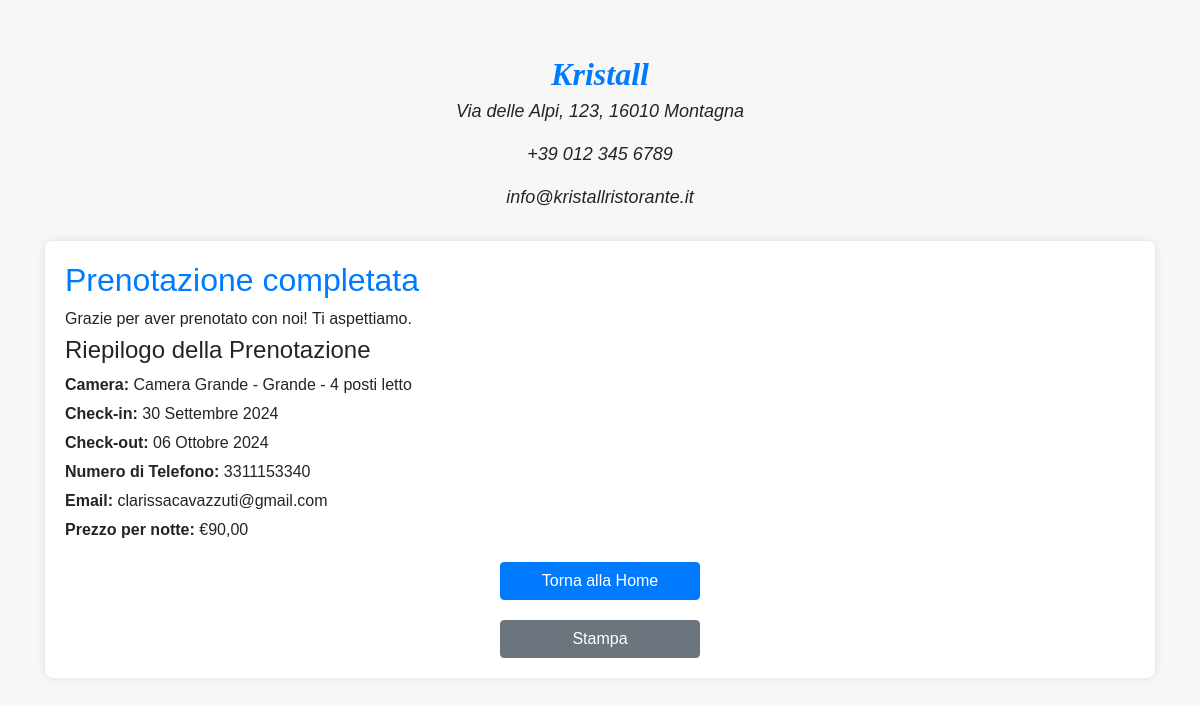
The app's page /core/booking_success/ (signed in), older data.
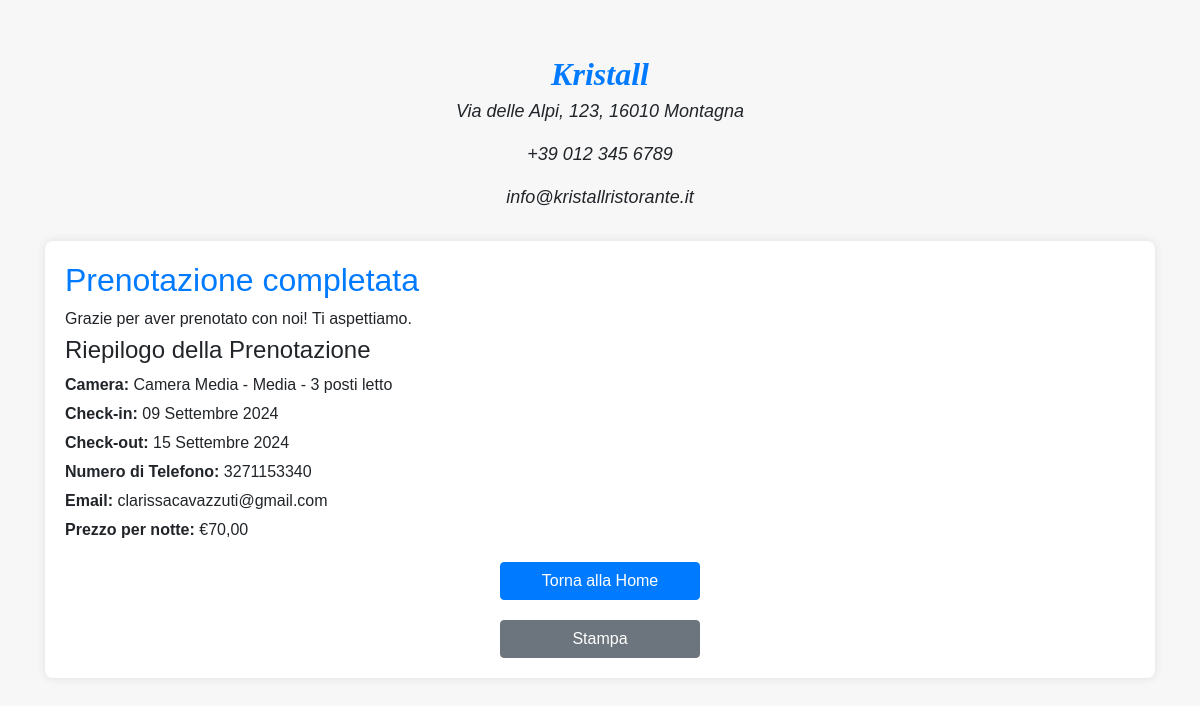
The same page, newer data.
### core/models.py (models this page shows, shortened)
class RoomBooking(models.Model):
    user = models.ForeignKey(User, on_delete=models.CASCADE, null=True, blank=True)
    camera = models.ForeignKey(Camera, on_delete=models.CASCADE)
    start_date = models.DateField()
    end_date = models.DateField()
    numero_telefono = models.CharField(max_length=15)
    email = models.EmailField()
    note = models.TextField(blank=True)
    created_at = models.DateTimeField(auto_now_add=True)
    class Meta:
        verbose_name = "Prenotazione Camera"
        verbose_name_plural = "Prenotazioni Camere"
        ordering = ['start_date']

class Camera(models.Model):
    SMALL = 'small'
    MEDIUM = 'medium'
    LARGE = 'large'
    ROOM_SIZE_CHOICES = [
        (SMALL, 'Piccola'),
        (MEDIUM, 'Media'),
        (LARGE, 'Grande'),
    ]
    tipo = models.CharField(max_length=10, choices=ROOM_SIZE_CHOICES)
    camere_totali = models.IntegerField(default=0)
    nome = models.CharField(max_length=50)
    numero_posti_letto = models.IntegerField(default=1)
    prezzo_per_notte = models.DecimalField(max_digits=10, decimal_places=2)
    descrizione = models.TextField(blank=True)
    MY_CONSTANT = "camere/"
    immagine1 = models.ImageField(upload_to= MY_CONSTANT, blank=True, null=True)
    immagine2 = models.ImageField(upload_to= MY_CONSTANT, blank=True, null=True)
    immagine3 = models.ImageField(upload_to= MY_CONSTANT, blank=True, null=True)
    class Meta:
        verbose_name = "Camera"
        verbose_name_plural = "Camere"

### core/views.py (the view)
# urls.py: path('booking_success/', views.booking_success, name='booking_success'),
def booking_success(request):
    last_booking = RoomBooking.objects.filter(user=request.user).order_by('-created_at').first()
    return render(request, 'core/booking_success.html', {'booking': last_booking})

### core/templates/core/booking_success.html (shortened to what this page needs)
<!doctype html>
<html lang="it">
  <head>
    <link rel="stylesheet" href="https://stackpath.bootstrapcdn.com/bootstrap/4.5.2/css/bootstrap.min.css">
  </head>
  <body>
    <div class="container">
      <div class="hotel-info">
        <div class="hotel-name">Kristall</div>
        <p>Via delle Alpi, 123, 16010 Montagna</p>
        <p>+39 012 345 6789</p>
        <p>info@kristallristorante.it</p>
      </div>
      <div class="booking-summary">
        <h2>Prenotazione completata</h2>
        <p>Grazie per aver prenotato con noi! Ti aspettiamo.</p>
        {% if booking %}
          <h4>Riepilogo della Prenotazione</h4>
          <p><strong>Camera:</strong> {{ booking.camera.nome }} - {{ booking.camera.get_tipo_display }} - {{ booking.camera.numero_posti_letto }} posti letto</p>
          <p><strong>Check-in:</strong> {{ booking.start_date }}</p>
          <p><strong>Check-out:</strong> {{ booking.end_date }}</p>
          <p><strong>Numero di Telefono:</strong> {{ booking.numero_telefono }}</p>
          <p><strong>Email:</strong> {{ booking.email }}</p>
          <p><strong>Prezzo per notte:</strong> €{{ booking.camera.prezzo_per_notte|floatformat:2 }}</p>
        {% else %}
          <p>Nessuna prenotazione trovata.</p>
        {% endif %}
        <a href="{% url 'core_home' %}" class="btn btn-primary btn-home">Torna alla Home</a>
        <button class="btn btn-secondary btn-print" onclick="window.print()">Stampa</button>
      </div>
    </div>
  </body>
</html>

Row changes from the older to the newer data that the page shows:
no longer on this page (row unchanged): RoomBooking: camera.nome "Camera Grande", camera.tipo "Grande", camera.numero_posti_letto "4", start_date "30 Settembre 2024", end_date "06 Ottobre 2024", numero_telefono "3311153340", email "clarissacavazzuti@gmail.com", camera.prezzo_per_notte "90,00"
added RoomBooking: camera.nome "Camera Media", camera.tipo "Media", camera.numero_posti_letto "3", start_date "09 Settembre 2024", end_date "15 Settembre 2024", numero_telefono "3271153340", email "clarissacavazzuti@gmail.com", camera.prezzo_per_notte "70,00"
